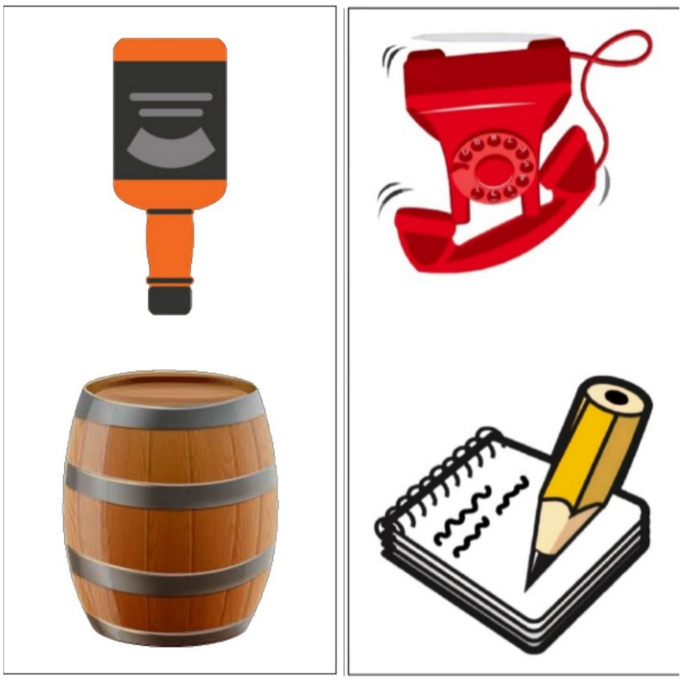
//> input picture sample2.jpg, 2048 x 2048 px (shown at 1/3 size)
$ ./main1   (built with g++ and OpenCV 4)
//> lines starting //> are read from the running program, lines starting //| are printed output that depends on the picture; after the words box and inside, x2 and y2 are one past the last pixel; in counts of white or black regions, pixels touching at a corner belong together
#include <opencv2/imgcodecs.hpp>
#include <opencv2/highgui.hpp>
#include <opencv2/imgproc.hpp>
#include <iostream>

using namespace cv;
using namespace std;

Mat imgGray, imgBlur, imgCanny, imgDil, imgErode;

void getContours(Mat imgDil, Mat img)
{

   vector<vector<Point>>contours;
   vector<Vec4i>hierarchy;

   findContours(imgDil,contours,hierarchy,RETR_EXTERNAL, CHAIN_APPROX_SIMPLE);


   //always above for loop
   vector<vector<Point>> conPoly(contours.size());//we need to define the size of it as it cannot exceed no. of contours
   vector<Rect> boundRect(contours.size()); //boundRect is the variable whereas boundingRect is func to find the bounding box

   for(int i=0; i<contours.size(); i++)
   {
       int area=contourArea(contours[i]); //to find area so that we can sort req shape
       cout<< area<< endl;


      if(area>4000)
       {
          float peri = arcLength(contours[i], true); //to find out perimeter
          approxPolyDP(contours[i],conPoly[i], 0.02*peri,true); //to analyse polygon based on perimeter
          drawContours(img,conPoly,i,Scalar(255,0,0),2);//to print only the req shapes
          //cout<< conPoly[i].size()<< endl;//to print no. of edges

          boundRect[i] = boundingRect(conPoly[i]);// this will draw the bounding box or will give the coordinates of the bounding box

             rectangle(img,boundRect[i].tl(),boundRect[i].br(),Scalar(0, 69, 255),5);//tl=top left||br=bottom right
//in rectagle function we can call top left and bottom right points

       }


   }
}

int main()
{

    string path ="/home/vidushi/auv_bin/sample2.jpg";
    Mat img = imread (path);
//> img is the input picture: 2048 rows x 2048 cols, CV_8UC3; mean B, G, R 193, 199, 219.7

    Mat imgResize;
    Mat imgHSV,mask;
    int hmin, smin, vmin;
    int hmax, smax, vmax;
    int area;
    char a;


    resize(img,imgResize, Size(640,480));
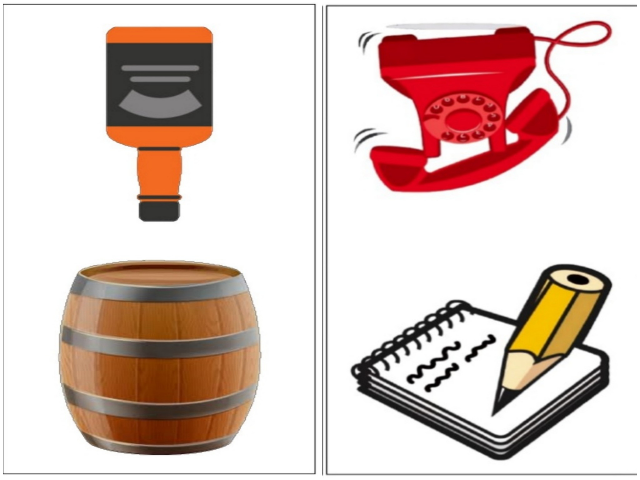
//> imgResize: 480 rows x 640 cols, CV_8UC3; mean B, G, R 192.9, 198.9, 219.6

    cvtColor(imgResize,imgGray,COLOR_BGR2GRAY);
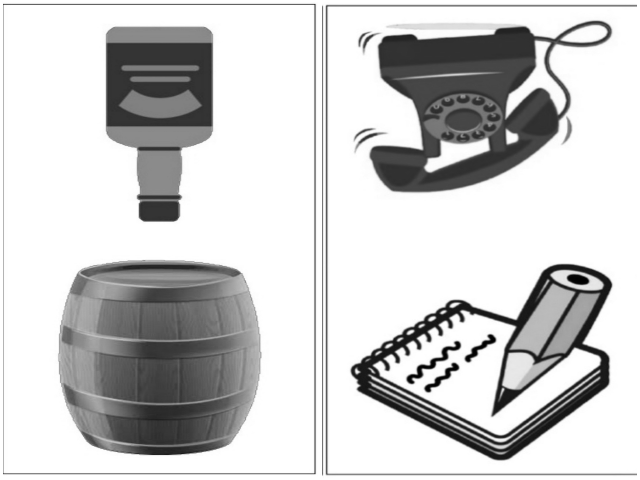
//> imgGray: 480 rows x 640 cols, CV_8UC1; min 0, max 255, mean 204.4
    GaussianBlur(imgGray, imgBlur, Size(3,3), 3,0);
    Canny(imgBlur, imgCanny, 25,75);
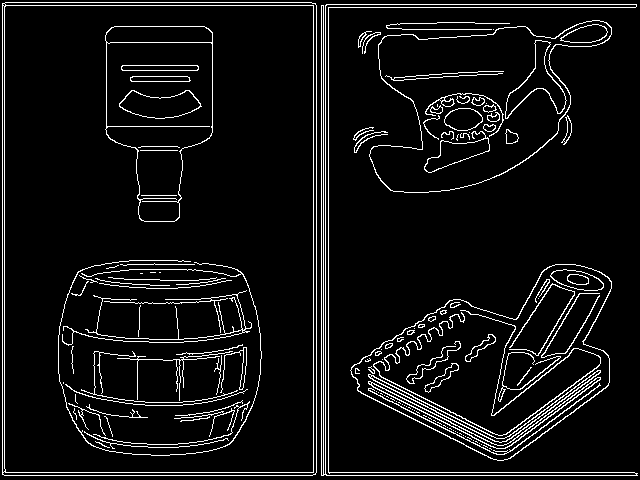
//> imgCanny: 480 rows x 640 cols, CV_8UC1; 6.7% white in thin lines or dots
    Mat kernel= getStructuringElement(MORPH_RECT, Size(5,5));
    dilate(imgCanny,imgDil,kernel);
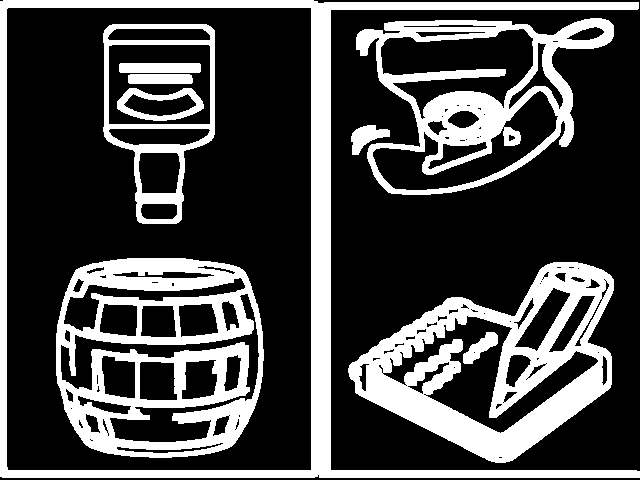
//> imgDil: 480 rows x 640 cols, CV_8UC1; 27.8% white; 10 white regions

    getContours(imgDil, imgResize);
//> in getContours, `findContours(imgDil,contours,hierarchy,RETR_EXTERNAL, CHAIN_APPROX_SIM..`: contours = 4 contours; box (x1, y1, x2, y2) and area: (0, 0, 640, 478) 161680, (348, 262, 614, 463) 31876, (356, 18, 614, 195) 28868, (351, 125, 390, 155) 547
//> in getContours, `vector<vector<Point>> conPoly(contours.size());`: conPoly = 4 empty contours
//> the loop in getContours, `for(int i=0; i<contours.size(); i++)` made 4 passes
//> (area, peri) on passes 1, 3, 4: (31875, 829.1), (28868, 1059.9), (161680, 2849)
//> area on pass 2: 547
//| 31875
//| 547
//| 28868
//| 161680
//> after the loop in getContours, `for(int i=0; i<contours.size(); i++)`:
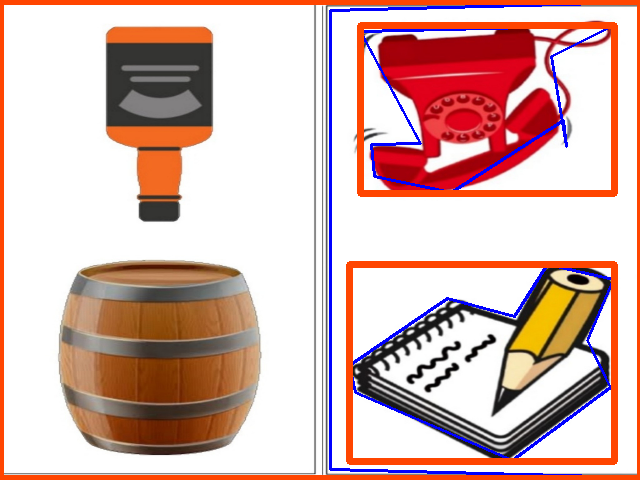
//> img: 480 rows x 640 cols, CV_8UC3; 9.3% of pixels changed, all inside (x1, y1, x2, y2) = (0, 0, 640, 480)

    cvtColor(imgResize, imgHSV, COLOR_BGR2HSV);
//> imgHSV: 480 rows x 640 cols, CV_8UC3; mean H, S, V 23.7, 64, 221.2

    cout<<"Enter the char accoding to the choosen side"<<endl;
    cin>>a;
//> the answer given: 1

    if((a=='B')||(a=='b'))

   {

       hmin=0, smin=101, vmin=153;
       hmax=19, smax=240, vmax=255;
       Scalar lower(hmin, smin, vmin);
       Scalar upper(hmax, smax, vmax);
       inRange(imgHSV, lower, upper, mask);
       imshow("Image mask", mask);
   }

    else if((a=='G')||(a=='g'))

   {
       hmin=109, smin=116, vmin=75;
       hmax=179, smax=255, vmax=255;
       Scalar lower(hmin, smin, vmin);
       Scalar upper(hmax, smax, vmax);
       inRange(imgHSV, lower, upper, mask);
       imshow("Image mask", mask);
   }


      // [5 lines of commented-out code are left out]

    waitKey(0);
}

$ run again, with sample1.jpg copied over sample2.jpg
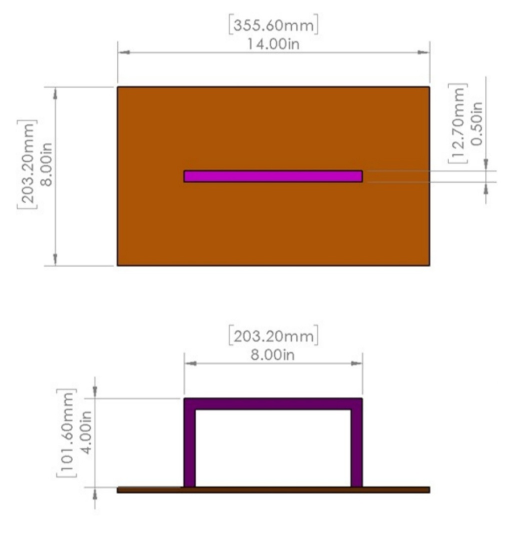
//> input picture sample1.jpg, 1056 x 1092 px (shown at 1/2 size)
//> img is the input picture: 1092 rows x 1056 cols, CV_8UC3; mean B, G, R 201.4, 213.7, 232.1
//> `Canny(imgBlur, imgCanny, 25,75);`:
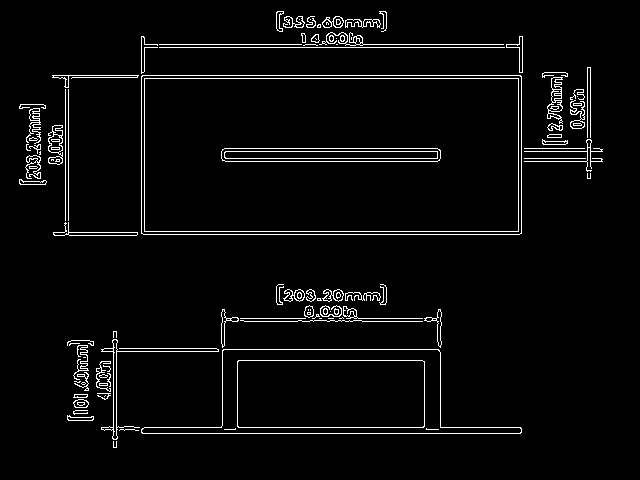
//> imgCanny: 480 rows x 640 cols, CV_8UC1; 3.7% white in thin lines or dots, all inside (x1, y1, x2, y2) = (19, 11, 603, 448)
//> imgDil: 480 rows x 640 cols, CV_8UC1; 14.4% white; 5 white regions
//> contours = 4 contours; box (x1, y1, x2, y2) and area: (46, 9, 605, 238) 94527, (94, 282, 524, 450) 40573, (17, 102, 49, 187) 1630, (65, 338, 96, 423) 1580
//> conPoly = 4 empty contours
//> the loop in getContours, `for(int i=0; i<contours.size(); i++)` made 4 passes
//> (area, peri) on passes 2, 4: (40573, 1517.9), (94527, 2367.6)
//> (printed output is left out)
//> after the loop in getContours, `for(int i=0; i<contours.size(); i++)`:
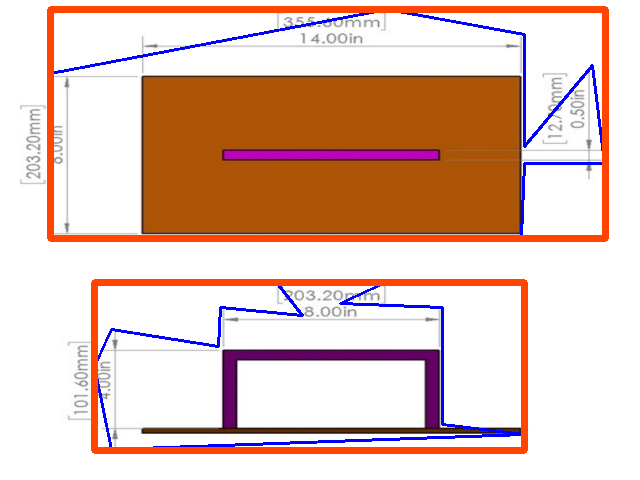
//> img: 480 rows x 640 cols, CV_8UC3; mean B, G, R 185.6, 197.5, 227.6
//> imgHSV: 480 rows x 640 cols, CV_8UC3; mean H, S, V 11.2, 72.7, 232.4
